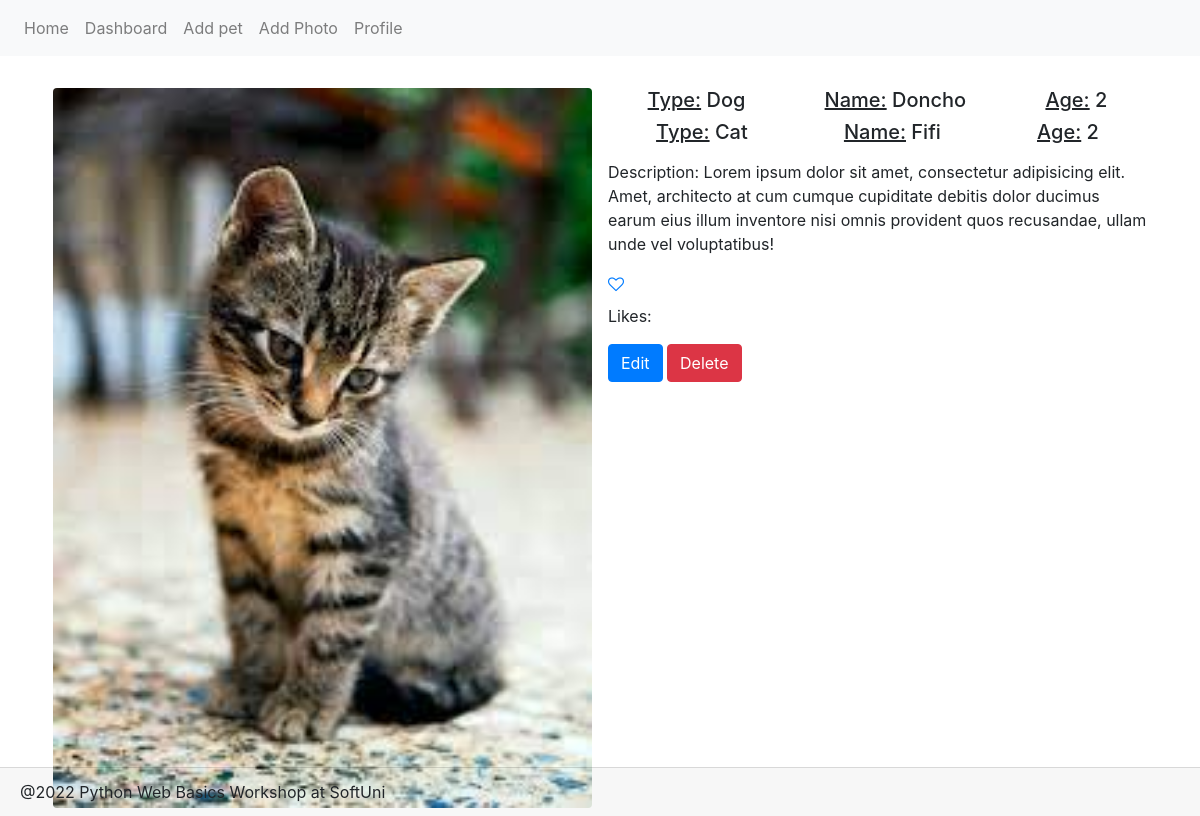
/photo/details/1, run on an earlier commit of the app's database.
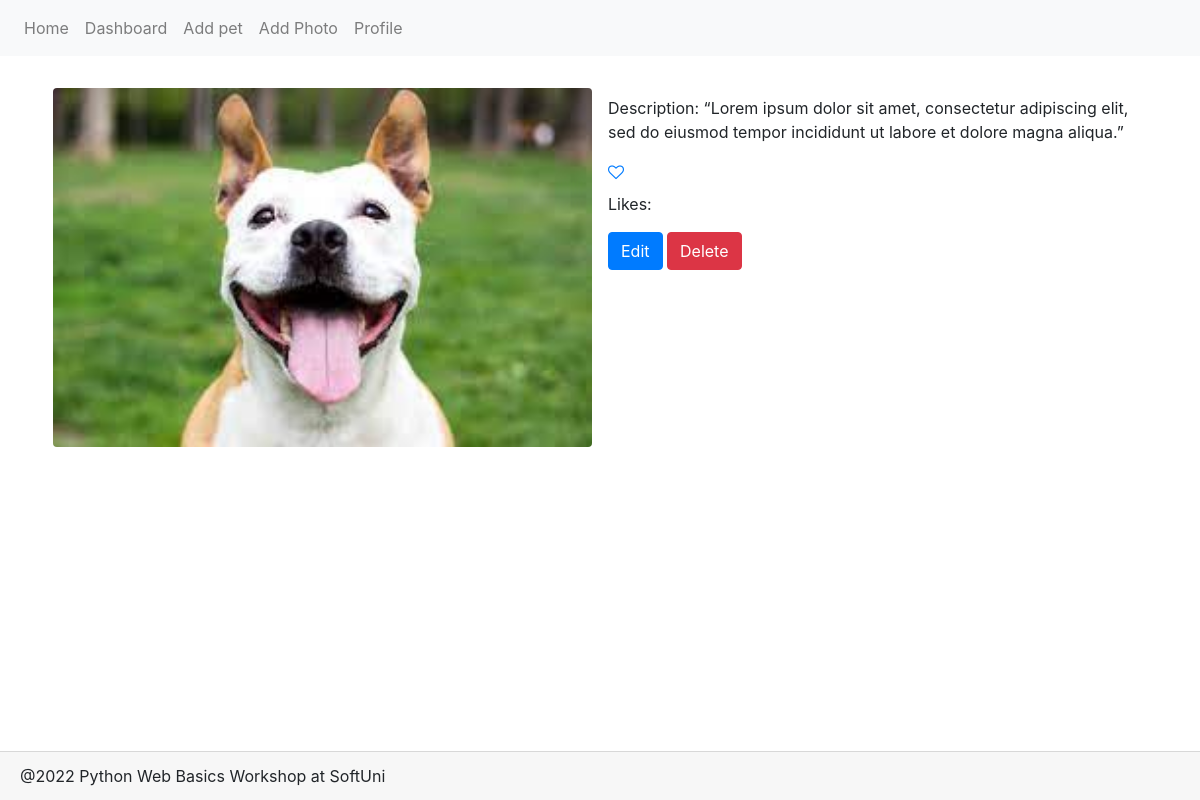
And on a later commit of the database.
### petstagram/main_app/models.py (models this page shows, shortened)
class PetPhoto(models.Model):
    photo = models.ImageField(validators=(validate_image_size_5,), upload_to='images')
    pets = models.ManyToManyField(Pet, )
    description = models.TextField(null=True, blank=True)
    published = models.DateField(auto_now_add=True)

class Pet(models.Model):
    choices = [
        ('Cat', 'Cat'),
        ('Dog', 'Dog'),
        ('Bunny', 'Bunny'),
        ('Fish', 'Fish'),
        ('Parrot', 'Parrot'),
        ('Other', 'Other')
    ]
    choices_length = max([len(x[0]) for x in choices])
    name = models.CharField(max_length=30)
    animal_type = models.CharField(max_length=choices_length, choices=choices)
    birth_date = models.DateField(null=True, blank=True)
    user_profile = models.ForeignKey(Profile, on_delete=models.CASCADE, )
    @property
    def age(self):
        return datetime.now().year - self.birth_date.year
    class Meta:
        unique_together = ('name', 'user_profile')

### petstagram/main_app/views.py (the view)
# urls.py: path('photo/details/<int:pk>', PhotoDetails.as_view(), name='photo details'),
class PhotoDetails(DetailView):
    template_name = 'photo_details.html'
    model = PetPhoto
    context_object_name = 'photo_details'

### templates/photo_details.html
{% extends 'base/common.html' %}
{% block content %}
    <div class="container">
        <div class="d-flex">
            <div class="d-inline p-2 w-50">
                <img src="{{ photo_details.photo.url }}" class="w-100 rounded mx-auto d-block" alt="Photo description">
            </div>
            <div class="d-inline p-2 w-50">
                {% for pet in photo_details.pets.all %}
                    <div class="d-flex justify-content-around">
                        <h5><u>Type:</u> {{ pet.animal_type }}</h5>
                        <h5><u>Name:</u> {{ pet.name }}</h5>
                        <h5><u>Age:</u> {{ pet.age }} </h5>
                    </div>
                {% endfor %}
                <p class="mt-2">Description: {{ photo_details.description }}</p>
                <a href="#"><i class="fa fa-heart-o" aria-hidden="true"></i></a>
                <p class="mt-2">Likes: {{ ghghgh }}</p>
                <a href="{% url 'edit photo' photo_details.id %}" class="btn btn-primary">Edit</a>
                <a href="{% url 'delete photo' photo_details.id %}" class="btn btn-danger">Delete</a>
            </div>
        </div>
    </div>
{% endblock %}

### templates/base/common.html (shortened to what this page needs)
<!DOCTYPE html>
<html lang="en">
<head>
    <link rel="stylesheet" href="https://stackpath.bootstrapcdn.com/bootstrap/4.3.1/css/bootstrap.min.css"
>
    <link rel="stylesheet" href="https://stackpath.bootstrapcdn.com/font-awesome/4.7.0/css/font-awesome.min.css"
>
</head>
<body>
<nav class="navbar navbar-expand-lg navbar-light bg-light" style="margin-bottom:2%">
    <div class="collapse navbar-collapse" id="navbarNavDropdown">
        <ul class="navbar-nav">
            <li class="nav-item">
                <a class="nav-link" href="{% url 'index' %}">Home</a>
            </li>
            <li class="nav-item">
                <a class="nav-link" href="{% url 'dashboard' %}">Dashboard</a>
            </li>
            <li class="nav-item">
                <a class="nav-link" href="#">Add pet</a>
            </li>
            <li class="nav-item">
                <a class="nav-link" href="#">Add Photo</a>
            </li>
            <li class="nav-item">
                <a class="nav-link" href="{%  url 'profile page' %}">Profile</a>
            </li>
        </ul>
    </div>
</nav>
{% block content %}
{% endblock %}
<footer class="fixed-bottom card-footer ">
    <div>@2022 Python Web Basics Workshop at SoftUni</div>
</footer>
</body>
</html>

What changed in the data, as far as the page shows it:
removed Pet: animal_type "Dog", name "Doncho", age "2"
removed Pet: animal_type "Cat", name "Fifi", age "2"
changed PetPhoto: photo: a different picture; description "Lorem ipsum dolor sit amet, consectetur adipisicing elit. Amet, architecto at cum cumque cupiditate debitis dolor ducimus earum eius illum inventore nisi omnis provident quos recusandae, ullam unde vel voluptatibus!" → "“Lorem ipsum dolor sit amet, consectetur adipiscing elit, sed do eiusmod tempor incididunt ut labore et dolore magna aliqua.”"
